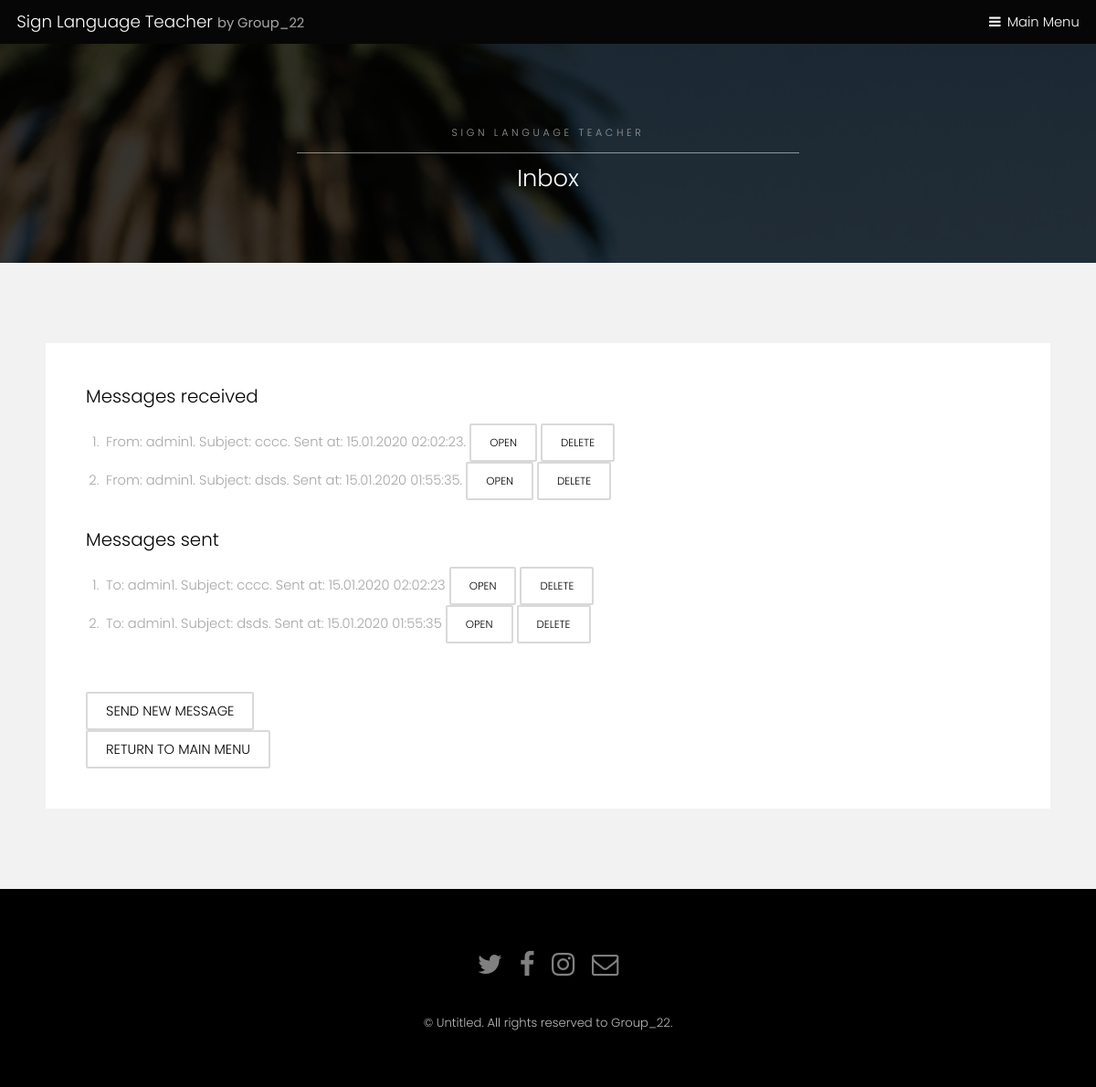
Screenshot of /sign-language-teacher/inbox/ (signed in) with the database file from the repository.
### registration/models.py (models this page shows, shortened)
class Message(models.Model):
    sender = models.ForeignKey(User, related_name='sent', on_delete=models.SET_NULL, null=True)
    receiver = models.ForeignKey(User, related_name='received', on_delete=models.SET_NULL, null=True)
    subject = models.CharField(max_length=50, blank=True)
    body = models.CharField(max_length=250, blank=True)
    sent_date = models.DateTimeField(auto_now_add=True)
    deleted_by_sender = models.BooleanField(default=False)
    deleted_by_receiver = models.BooleanField(default=False)

### registration/views.py (the view)
# urls.py: path('inbox/', views.inbox, name='inbox'),
def inbox(request):  # TODO: fix links menu in template
    if request.user is None or not request.user.is_authenticated:
        return HttpResponse("Not logged in")
    current_user = request.user
    messages_received = list(
        Message.objects.filter(receiver=current_user, deleted_by_receiver=False).order_by('-sent_date'))
    messages_sent = list(Message.objects.filter(sender=current_user, deleted_by_sender=False).order_by('-sent_date'))
    return render(request, 'registration/inbox.html', {'user': current_user,
                                                       'messages_received': messages_received,
                                                       'messages_sent': messages_sent
                                                       })

### registration/templates/registration/inbox.html
{% extends 'registration/SubPage.html' %}
{% block title %}
<h2>Inbox</h2>
{% endblock %}
{% block data %}
    <h3>Messages received</h3>
    <ol>
        {% if not messages_received %}
        <p>No Messages.</p>
        {% else %}
        {% for message in messages_received %}
            <li>
                From: {{message.sender}}. Subject: {{message.subject}}. Sent at: {{message.sent_date}}.
                <a href="{% url 'registration:view-message' message.id %}"class="button alt small"> Open</a>
                <a href="/sign-language-teacher/inbox/delete/{{ message.id }}"class="button alt small"> Delete</a>
            </li>
        {% endfor %}
        {% endif %}
    </ol>
    <h3>Messages sent</h3>
    <ol>
        {% if not messages_sent %}
        <p>No Messages.</p>
        {% else %}
        {% for message in messages_sent %}
            <li>
                To: {{message.receiver}}. Subject: {{message.subject}}. Sent at: {{message.sent_date}}
                <a href="/sign-language-teacher/inbox/{{ message.id }}"class="button alt small"> Open</a>
                <a href="/sign-language-teacher/inbox/delete/{{ message.id }}"class="button alt small"> Delete</a>
            </li>
        {% endfor %}
        {% endif %}
    </ol>
    <br>
    <a href="{% url 'registration:new-message' %}"class="button alt">Send new message</a><br>
<a href="{% url 'registration:index' %}"class="button alt">Return to main menu</a><br>
{% endblock %}

### registration/static/registration/sitestyle/assets/css/main.css (style rules this page uses)
html, body, div, span, applet, object, iframe, h1, h2, h3, h4, h5, h6, p, blockquote, pre, a, abbr, acronym, address, big, cite, code, del, dfn, em, img, ins, kbd, q, s, samp, small, strike, strong, sub, sup, tt, var, b, u, i, center, dl, dt, dd, ol, ul, li, fieldset, form, label, legend, table, caption, tbody, tfoot, thead, tr, th, td, article, aside, canvas, details, embed, figure, figcaption, footer, header, hgroup, menu, nav, output, ruby, section, summary, time, mark, audio, video { margin: 0; padding: 0; border: 0; font-size: 100%; font: inherit; vertical-align: baseline; }
body { line-height: 1; }
ol, ul { list-style: none; }
body { -webkit-text-size-adjust: none; }
*, *:before, *:after { -moz-box-sizing: border-box; -webkit-box-sizing: border-box; box-sizing: border-box; }
body { -ms-overflow-style: scrollbar; }
body { background: #fff; }
html { font-size: 13pt; }
@media screen and (max-width: 1680px) { html { font-size: 11pt; } }
@media screen and (max-width: 1280px) { html { font-size: 11pt; } }
body { background-color: #fff; color: #444; }
body, input, select, textarea { font-family: "Poppins", sans-serif; font-weight: 300; font-size: 1rem; line-height: 1.65; }
a { text-decoration: underline; }
h1, h2, h3, h4, h5, h6 { font-weight: 300; line-height: 1.5; margin: 0 0 1rem 0; }
h2 { font-size: 1.75rem; }
h3 { font-size: 1.35rem; }
a { color: #8a4680; }
h1, h2, h3, h4, h5, h6 { color: #555; }
input[type="submit"], input[type="reset"], input[type="button"], button, .button { -moz-appearance: none; -webkit-appearance: none; -ms-appearance: none; appearance: none; -moz-transition: background-color 0.2s ease-in-out, color 0.2s ease-in-out; -webkit-transition: background-color 0.2s ease-in-out, color 0.2s ease-in-out; -ms-transition: background-color 0.2s ease-in-out, color 0.2s ease-in-out; transition: background-color 0.2s ease-in-out, color 0.2s ease-in-out; border-radius: 2px; border: 0; cursor: pointer; display: inline-block; font-weight: 300; height: 2.85rem; line-height: 2.95rem; padding: 0 1.5rem; text-align: center; text-decoration: none; text-transform: uppercase; white-space: nowrap; }
input[type="submit"].small, input[type="reset"].small, input[type="button"].small, button.small, .button.small { font-size: 0.8rem; }
input[type="submit"], input[type="reset"], input[type="button"], button, .button { background-color: #f2f2f2; color: #000 !important; }
input[type="submit"].alt, input[type="reset"].alt, input[type="button"].alt, button.alt, .button.alt { background-color: transparent; box-shadow: inset 0 0 0 2px rgba(144, 144, 144, 0.25); color: #555 !important; }
ol { list-style: decimal; margin: 0 0 2rem 0; padding-left: 1.25rem; }
ol li { padding-left: 0.25rem; }
.wrapper.style2 a { color: #8a4680; }
.wrapper.style2 h1, .wrapper.style2 h2, .wrapper.style2 h3, .wrapper.style2 h4, .wrapper.style2 h5, .wrapper.style2 h6 { color: #000; }
.wrapper.style2 input[type="submit"], .wrapper.style2 input[type="reset"], .wrapper.style2 input[type="button"], .wrapper.style2 button, .wrapper.style2 .button { background-color: #000; color: #f2f2f2 !important; }
.wrapper.style2 input[type="submit"].alt, .wrapper.style2 input[type="reset"].alt, .wrapper.style2 input[type="button"].alt, .wrapper.style2 button.alt, .wrapper.style2 .button.alt { background-color: transparent; box-shadow: inset 0 0 0 2px rgba(0, 0, 0, 0.15); color: #000 !important; }
.wrapper.style3 h1, .wrapper.style3 h2, .wrapper.style3 h3, .wrapper.style3 h4, .wrapper.style3 h5, .wrapper.style3 h6 { color: #ffffff; }
body.subpage { padding-top: 3.25em; }

### rows the page displays
Message: sender "admin1", subject "cccc", sent_date "15.01.2020 02:02:23", receiver "admin1"
Message: sender "admin1", subject "dsds", sent_date "15.01.2020 01:55:35", receiver "admin1"
